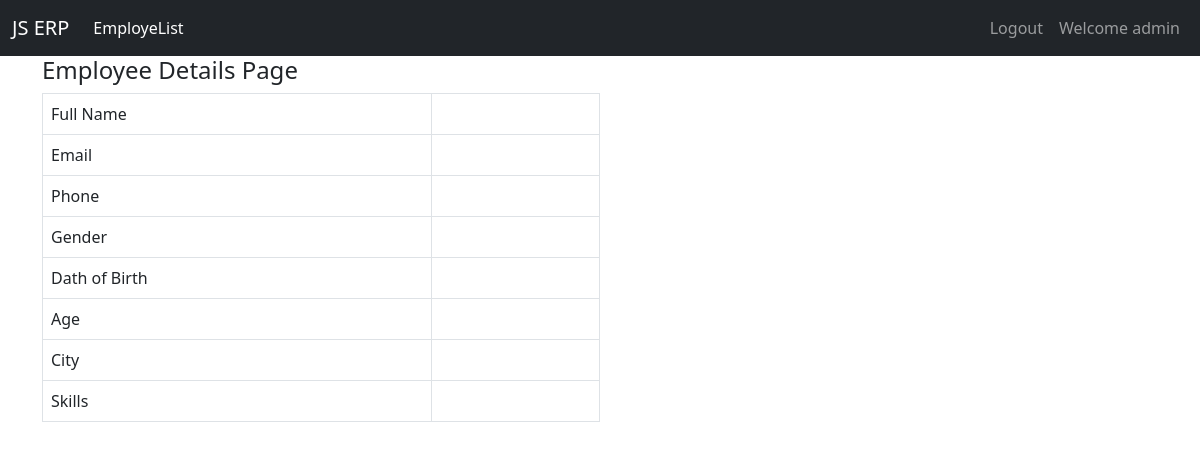
The page /details/33 (signed in) on the database as committed earlier.
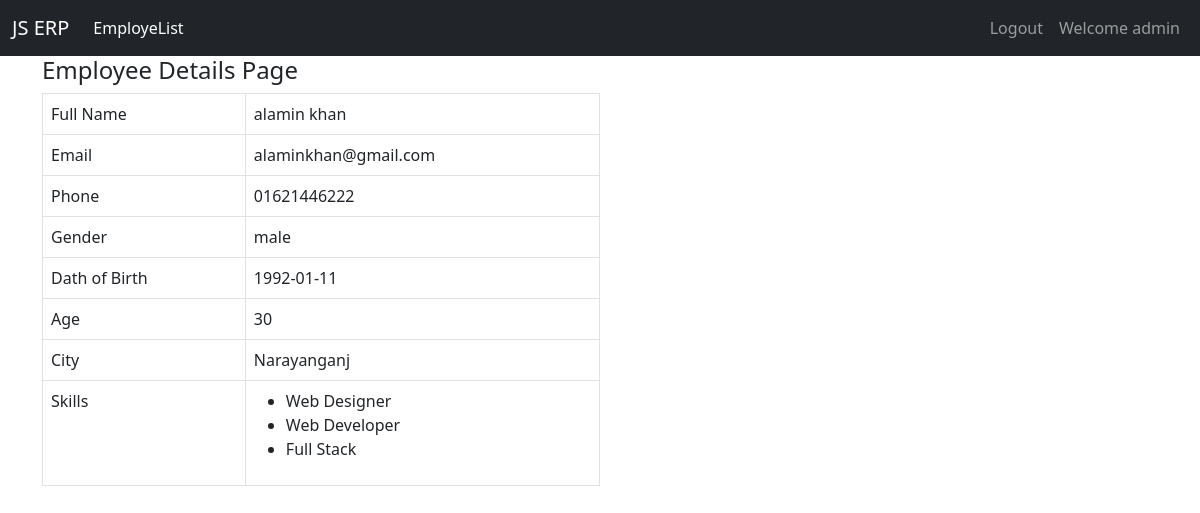
The same page on the database as committed later.
### employee/models.py (models this page shows, shortened)
class EmployeeList(models.Model):
    user=models.ForeignKey(User,on_delete=models.CASCADE)
    FirstName=models.CharField(max_length=100,blank=False)
    LastName=models.CharField(max_length=100,blank=False)
    Email=models.CharField(max_length=100,blank=False)
    Phone=models.CharField(max_length=100,blank=False)
    Gender=models.CharField(max_length=100,blank=False)
    Age=models.CharField(max_length=100,blank=False)
    Dob=models.CharField(max_length=100,blank=False)
    City=models.CharField(max_length=100,blank=False)

### employee/views.py (the view)
# urls.py: path('details/<int:id>', views.SingleEmployee, name="details"),
@login_required(login_url='App_Employee:login')
def SingleEmployee(request, id):
    with connection.cursor() as cursor:
        cursor.execute("SELECT E.id, E.FirstName ,E.LastName,E.Email,E.Phone,E.Gender,E.Age,E.Dob,E.City,S.skill,S.id, S.user_id FROM employee_employeelist E inner join employee_skill s on E.id = s.user_id Where E.id='"+str(id)+"'AND E.user_id='"+str(request.user.id)+"'")
        single_employee = cursor.fetchall()
    context = {
        'single_employee': single_employee,
    }
    return render(request, 'employee/singleemployee.html', context)

### templates/employee/singleemployee.html
{% extends 'base.html' %} {% block title%} Signle Employee {% endblock title%}
{% block navbar%}{% include 'navbar.html'%}{% endblock navbar%} {% block main %}
<section>
  <div>
    <div>
      <h4>Employee Details Page</h4>
    </div>
    <div>
      <table class="table table-bordered w-50">
        <tr>
          <td>Full Name</td>
          <td>{{single_employee.0.1}} {{single_employee.0.2}}</td>
        </tr>
        <tr>
          <td>Email</td>
          <td>{{single_employee.0.3}}</td>
        </tr>
        <tr>
          <td>Phone</td>
          <td>{{single_employee.0.4}}</td>
        </tr>
        <tr>
          <td>Gender</td>
          <td>{{single_employee.0.5}}</td>
        </tr>
        <tr>
          <td>Dath of Birth</td>
          <td>{{single_employee.0.7}}</td>
        </tr>
        <tr>
          <td>Age</td>
          <td>{{single_employee.0.6}}</td>
        </tr>
        <tr>
          <td>City</td>
          <td>{{single_employee.0.8}}</td>
        </tr>
        <tr>
          <td>Skills</td>
          <td>
            <ul>
              {% for s in single_employee %}
                  <li>{{s.9}}</li>
              {% endfor %}
            </ul>
          </td>
        </tr>
      </table>
    </div>
  </div>
</section>
{% endblock main %}

Rows that differ between the two databases and show on the page:
added EmployeeList: FirstName "alamin", Email "alaminkhan@gmail.com"
Other text that changed with them:
{{ single_employee.0.2 }}: (not shown) → "khan"
{{ single_employee.0.4 }}: (not shown) → "01621446222"
{{ single_employee.0.5 }}: (not shown) → "male"
{{ single_employee.0.7 }}: (not shown) → "1992-01-11"
{{ single_employee.0.6 }}: (not shown) → "30"
{{ single_employee.0.8 }}: (not shown) → "Narayanganj"
new list line: "Web Designer"
new list line: "Web Developer"
new list line: "Full Stack"
